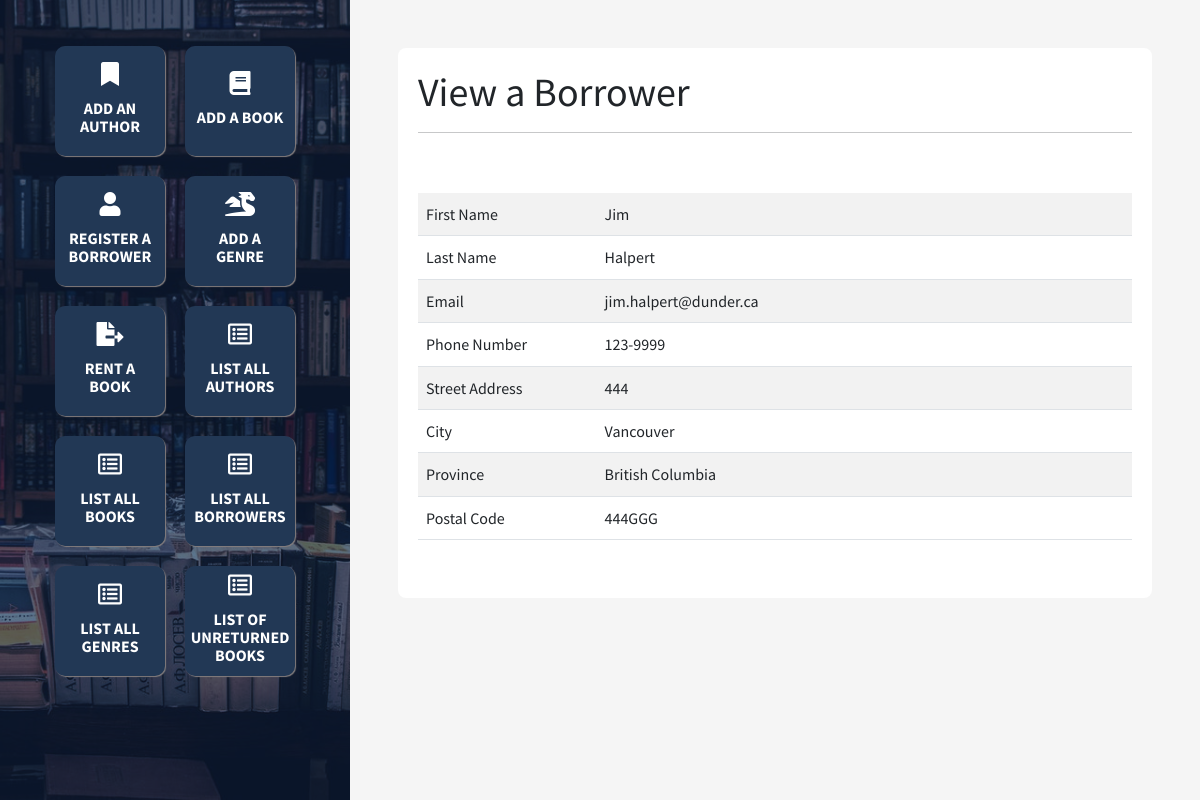
The app's page /view/borrower.php?id=3 with its own data.
### tables this page shows
create table BORROWER(
    id int unsigned not null auto_increment,
    fName varchar(35),
    lName varchar(45) not null,
    email varchar(35) not null unique,
    phone varchar(15),
    street varchar(30),
    city varchar(30),
    prov enum('NL', 'PE', 'NS', 'NB', 'QC', 'ON', 'MB', 'SK', 'AB', 'BC', 'YT', 'NT', 'NU'),
    postalCode varchar(10),
    primary key (id)
);

### view/borrower.php (the view, shortened to what this page needs)
<?php
    include '../config.php';
    include '../head.php';
    include '../footer.php';
?>
<div class="right p-5">
    <main id="view-page">
        <h1>View a Borrower</h1>
        <hr>
        <?php
            if ( isset($_GET['id']) && $_GET['id'] )
            {
                $id = $_GET['id'];
                $borrowerSql = "select *
                              from BORROWER
                              where id = $id";
                $borrowerResult = $conn->query($borrowerSql);
                $txt = "";
                if ($borrowerResult && $borrowerResult->num_rows > 0)
                {
                    $borrowerRow = $borrowerResult->fetch_assoc();
                    echo '<table class="table table-striped">';
                    echo '<tr>';
                    echo '<td class="col-3">First Name</td>';
                    echo '<td class="col-9">'.$borrowerRow['fName'].'</td>';
                    echo '</tr>';
                    echo '<tr>';
                    echo '<td class="col-3">Last Name</td>';
                    echo '<td class="col-9">'.$borrowerRow['lName'].'</td>';
                    echo '</tr>';
                    echo '<tr>';
                    echo '<td class="col-3">Email</td>';
                    echo '<td class="col-9">'.$borrowerRow['email'].'</td>';
                    echo '</tr>';
                    echo '<tr>';
                    echo '<td class="col-3">Phone Number</td>';
                    echo '<td class="col-9">'.$borrowerRow['phone'].'</td>';
                    echo '</tr>';
                    echo '<tr>';
                    echo '<td class="col-3">Street Address</td>';
                    echo '<td class="col-9">'.$borrowerRow['street'].'</td>';
                    echo '</tr>';
                    echo '<tr>';
                    echo '<td class="col-3">City</td>';
                    echo '<td class="col-9">'.$borrowerRow['city'].'</td>';
                    echo '</tr>';
                    echo '<tr>';
                    echo '<td class="col-3">Province</td>';
                    switch ($borrowerRow['prov']) {
                      case 'BC':
                        $txt = "British Columbia";
                        break;
                    }
                    echo '<td class="col-9">'.$txt.'</td>';
                    echo '</tr>';
                    echo '<tr>';
                    echo '<td class="col-3">Postal Code</td>';
                    echo '<td class="col-9">'.$borrowerRow['postalCode'].'</td>';
                    echo '</tr>';
                    echo '</table>';
                }
                else
                {
                    echo '<div class="text-muted">No Borrower found.</div>';
                }
            }
            else
            {
                echo '<div class="bg-danger text-white p-3 mb-5">A required data is needed. Check the url.</div>';
            }
        ?>
    </main>
</div>

### css/styles.css (style rules this page uses)
body { font-family: 'Source Sans Pro', sans-serif; line-height:1.65rem; }
hr { margin-bottom: 60px; }
.right { width:100%; flex-shrink:1; margin-left: 350px; min-height:100vh; }
main { width: 100%; background: white; min-height: 550px; border-radius: 8px; padding: 20px; }

### records on screen
borrower: fName "Jim", lName "Halpert", email "jim.halpert@dunder.ca", phone "123-9999", street "444", city "Vancouver", prov "British Columbia", postalCode "444GGG"
